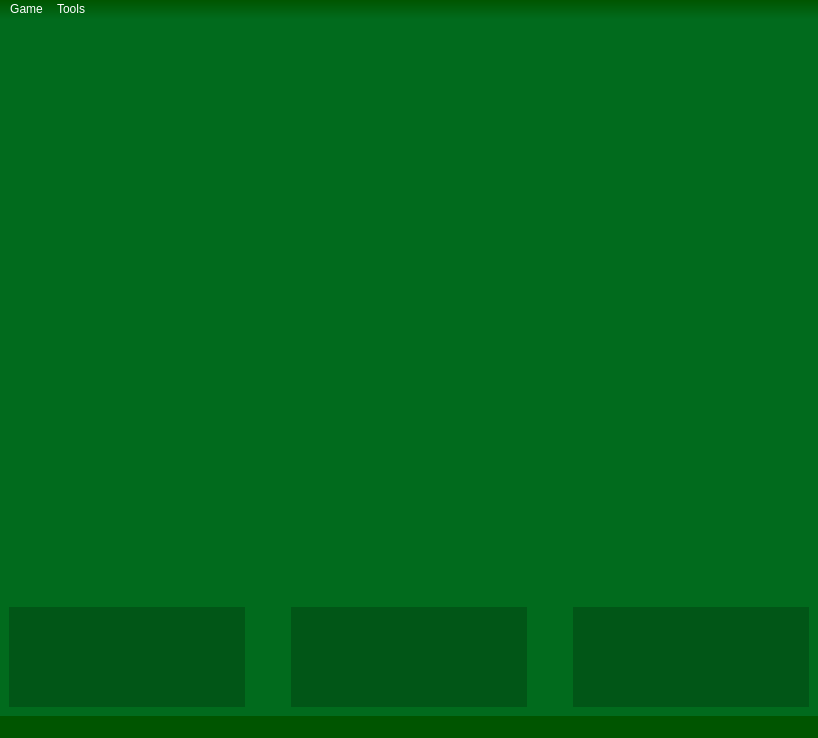
<ui version="4.0" >
 <class>MainWindow</class>
 <widget class="QMainWindow" name="MainWindow" >
  <property name="geometry" >
   <rect>
    <x>0</x>
    <y>0</y>
    <width>818</width>
    <height>738</height>
   </rect>
  </property>
  <property name="windowTitle" >
   <string>MainWindow</string>
  </property>
  <property name="autoFillBackground" >
   <bool>false</bool>
  </property>
  <property name="styleSheet" >
   <string notr="true" />
  </property>
  <widget class="QWidget" name="centralwidget" >
   <property name="autoFillBackground" >
    <bool>false</bool>
   </property>
   <property name="styleSheet" >
    <string notr="true" >
background-color: rgb(1, 107, 29);</string>
   </property>
   <layout class="QVBoxLayout" name="verticalLayout" >
    <item>
     <spacer name="verticalSpacer" >
      <property name="orientation" >
       <enum>Qt::Vertical</enum>
      </property>
      <property name="sizeHint" stdset="0" >
       <size>
        <width>258</width>
        <height>572</height>
       </size>
      </property>
     </spacer>
    </item>
    <item>
     <layout class="QHBoxLayout" name="horizontalLayout" >
      <item>
       <widget class="QFrame" name="mp_chatFrame" >
        <property name="minimumSize" >
         <size>
          <width>150</width>
          <height>0</height>
         </size>
        </property>
        <property name="styleSheet" >
         <string notr="true" >background-color: rgba(0, 0, 0, 50);</string>
        </property>
        <property name="frameShape" >
         <enum>QFrame::NoFrame</enum>
        </property>
        <property name="frameShadow" >
         <enum>QFrame::Raised</enum>
        </property>
       </widget>
      </item>
      <item>
       <spacer name="horizontalSpacer" >
        <property name="orientation" >
         <enum>Qt::Horizontal</enum>
        </property>
        <property name="sizeType" >
         <enum>QSizePolicy::Minimum</enum>
        </property>
        <property name="sizeHint" stdset="0" >
         <size>
          <width>40</width>
          <height>20</height>
         </size>
        </property>
       </spacer>
      </item>
      <item>
       <widget class="QFrame" name="mp_playerFrame" >
        <property name="minimumSize" >
         <size>
          <width>200</width>
          <height>100</height>
         </size>
        </property>
        <property name="styleSheet" >
         <string notr="true" >background-color: rgba(0, 0, 0, 50);</string>
        </property>
        <property name="frameShadow" >
         <enum>QFrame::Raised</enum>
        </property>
       </widget>
      </item>
      <item>
       <spacer name="horizontalSpacer_2" >
        <property name="orientation" >
         <enum>Qt::Horizontal</enum>
        </property>
        <property name="sizeType" >
         <enum>QSizePolicy::Minimum</enum>
        </property>
        <property name="sizeHint" stdset="0" >
         <size>
          <width>40</width>
          <height>20</height>
         </size>
        </property>
       </spacer>
      </item>
      <item>
       <widget class="QFrame" name="mp_logFrame" >
        <property name="minimumSize" >
         <size>
          <width>150</width>
          <height>0</height>
         </size>
        </property>
        <property name="styleSheet" >
         <string notr="true" >background-color: rgba(0, 0, 0, 50);</string>
        </property>
        <property name="frameShadow" >
         <enum>QFrame::Raised</enum>
        </property>
       </widget>
      </item>
     </layout>
    </item>
   </layout>
  </widget>
  <widget class="QMenuBar" name="menubar" >
   <property name="geometry" >
    <rect>
     <x>0</x>
     <y>0</y>
     <width>818</width>
     <height>26</height>
    </rect>
   </property>
   <property name="autoFillBackground" >
    <bool>false</bool>
   </property>
   <property name="styleSheet" >
    <string notr="true" >background-color: qlineargradient(spread:pad, x1:0.5, y1:0, x2:0.5, y2:1, stop:0 rgba(0, 85, 0, 255), stop:1 rgba(1, 107, 29, 255));
color: rgb(255, 255, 255);
</string>
   </property>
   <widget class="QMenu" name="menuGame" >
    <property name="styleSheet" >
     <string notr="true" >background-color: rgb(0, 107, 0);</string>
    </property>
    <property name="title" >
     <string>Game</string>
    </property>
    <addaction name="mp_actionConnectToServer" />
    <addaction name="mp_actionDisconnectFromServer" />
    <addaction name="separator" />
    <addaction name="mp_actionJoinGame" />
    <addaction name="mp_actionLeaveGame" />
    <addaction name="mp_actionExit" />
   </widget>
   <widget class="QMenu" name="menuTools" >
    <property name="styleSheet" >
     <string notr="true" >background-color: rgb(0, 107, 0);</string>
    </property>
    <property name="title" >
     <string>Tools</string>
    </property>
    <addaction name="actionConfigure_Profile" />
   </widget>
   <addaction name="menuGame" />
   <addaction name="menuTools" />
  </widget>
  <widget class="QStatusBar" name="mp_statusbar" >
   <property name="styleSheet" >
    <string notr="true" >background-color: rgba(0, 85, 0, 255);
color: rgb(255, 255, 255);
</string>
   </property>
  </widget>
  <action name="mp_actionConnectToServer" >
   <property name="icon" >
    <iconset resource="client.qrc" >
     <normaloff>:/icons/images/icon-connect.svg</normaloff>:/icons/images/icon-connect.svg</iconset>
   </property>
   <property name="text" >
    <string>&amp;Connect to Server</string>
   </property>
  </action>
  <action name="mp_actionExit" >
   <property name="text" >
    <string>&amp;Exit</string>
   </property>
  </action>
  <action name="mp_actionDisconnectFromServer" >
   <property name="text" >
    <string>&amp;Disconnect from Server</string>
   </property>
  </action>
  <action name="mp_actionJoinGame" >
   <property name="text" >
    <string>&amp;Join Game</string>
   </property>
  </action>
  <action name="mp_actionLeaveGame" >
   <property name="text" >
    <string>&amp;Leave Game</string>
   </property>
  </action>
  <action name="actionConfigure_Profile" >
   <property name="text" >
    <string>Configure Profile</string>
   </property>
  </action>
 </widget>
 <resources>
  <include location="client.qrc" />
 </resources>
 <connections>
  <connection>
   <sender>mp_actionExit</sender>
   <signal>triggered()</signal>
   <receiver>MainWindow</receiver>
   <slot>close()</slot>
   <hints>
    <hint type="sourcelabel" >
     <x>-1</x>
     <y>-1</y>
    </hint>
    <hint type="destinationlabel" >
     <x>399</x>
     <y>328</y>
    </hint>
   </hints>
  </connection>
 </connections>
</ui>
